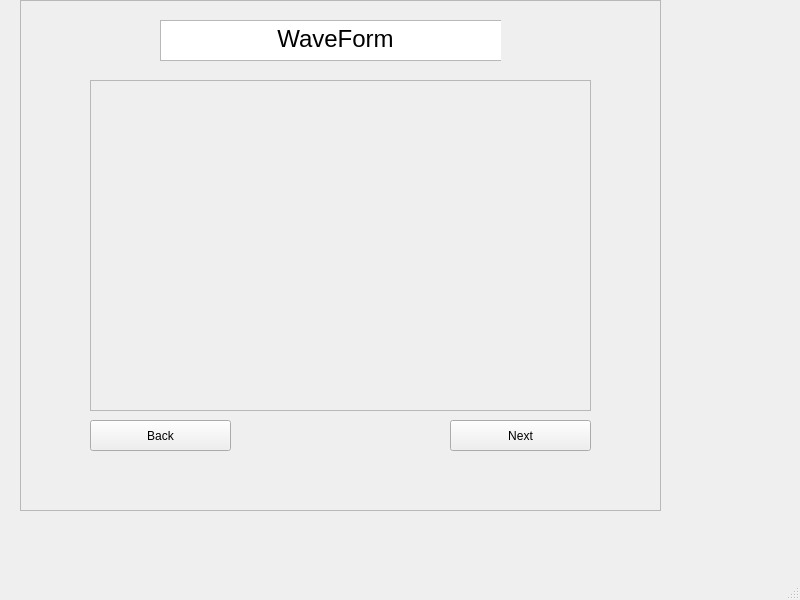
<?xml version="1.0" encoding="UTF-8"?>
<ui version="4.0">
 <class>MainWindow_ViewWaveForm</class>
 <widget class="QMainWindow" name="MainWindow_ViewWaveForm">
  <property name="geometry">
   <rect>
    <x>0</x>
    <y>0</y>
    <width>800</width>
    <height>600</height>
   </rect>
  </property>
  <property name="windowTitle">
   <string>MainWindow</string>
  </property>
  <widget class="QWidget" name="centralwidget_ViewWaveForm">
   <widget class="QFrame" name="frame_SingleChannel_ViewWaveForm">
    <property name="geometry">
     <rect>
      <x>20</x>
      <y>0</y>
      <width>641</width>
      <height>511</height>
     </rect>
    </property>
    <property name="frameShape">
     <enum>QFrame::StyledPanel</enum>
    </property>
    <property name="frameShadow">
     <enum>QFrame::Raised</enum>
    </property>
    <widget class="QFrame" name="frame_2_SingleChannel_ViewWaveForm">
     <property name="geometry">
      <rect>
       <x>140</x>
       <y>20</y>
       <width>341</width>
       <height>41</height>
      </rect>
     </property>
     <property name="frameShape">
      <enum>QFrame::StyledPanel</enum>
     </property>
     <property name="frameShadow">
      <enum>QFrame::Raised</enum>
     </property>
     <widget class="QTextBrowser" name="textBrowser_SingleChannel_ViewWaveForm">
      <property name="geometry">
       <rect>
        <x>0</x>
        <y>0</y>
        <width>351</width>
        <height>41</height>
       </rect>
      </property>
      <property name="html">
       <string>&lt;!DOCTYPE HTML PUBLIC &quot;-//W3C//DTD HTML 4.0//EN&quot; &quot;http://www.w3.org/TR/REC-html40/strict.dtd&quot;&gt;
&lt;html&gt;&lt;head&gt;&lt;meta name=&quot;qrichtext&quot; content=&quot;1&quot; /&gt;&lt;meta charset=&quot;utf-8&quot; /&gt;&lt;style type=&quot;text/css&quot;&gt;
p, li { white-space: pre-wrap; }
hr { height: 1px; border-width: 0; }
li.unchecked::marker { content: &quot;\2610&quot;; }
li.checked::marker { content: &quot;\2612&quot;; }
&lt;/style&gt;&lt;/head&gt;&lt;body style=&quot; font-family:'.AppleSystemUIFont'; font-size:13pt; font-weight:400; font-style:normal;&quot;&gt;
&lt;p align=&quot;center&quot; style=&quot; margin-top:0px; margin-bottom:0px; margin-left:0px; margin-right:0px; -qt-block-indent:0; text-indent:0px;&quot;&gt;&lt;span style=&quot; font-size:18pt;&quot;&gt;WaveForm&lt;/span&gt;&lt;/p&gt;&lt;/body&gt;&lt;/html&gt;</string>
      </property>
     </widget>
    </widget>
    <widget class="QFrame" name="frame_3_SingleChannel_ViewWaveForm">
     <property name="geometry">
      <rect>
       <x>70</x>
       <y>80</y>
       <width>501</width>
       <height>331</height>
      </rect>
     </property>
     <property name="frameShape">
      <enum>QFrame::StyledPanel</enum>
     </property>
     <property name="frameShadow">
      <enum>QFrame::Raised</enum>
     </property>
     <widget class="MplWidget" name="MplWidget_SinglePlot_ViewWaveForm" native="true">
      <property name="geometry">
       <rect>
        <x>10</x>
        <y>10</y>
        <width>480</width>
        <height>321</height>
       </rect>
      </property>
      <property name="minimumSize">
       <size>
        <width>480</width>
        <height>320</height>
       </size>
      </property>
     </widget>
    </widget>
    <widget class="QPushButton" name="pushButton_back_SingleChannel_ViewWaveForm">
     <property name="geometry">
      <rect>
       <x>70</x>
       <y>420</y>
       <width>141</width>
       <height>31</height>
      </rect>
     </property>
     <property name="text">
      <string>Back</string>
     </property>
    </widget>
    <widget class="QPushButton" name="pushButton_next_SingleChannel_ViewWaveForm">
     <property name="geometry">
      <rect>
       <x>430</x>
       <y>420</y>
       <width>141</width>
       <height>31</height>
      </rect>
     </property>
     <property name="text">
      <string>Next</string>
     </property>
    </widget>
    <widget class="QLabel" name="label_3_SingleChannel_ViewWaveForm">
     <property name="geometry">
      <rect>
       <x>10</x>
       <y>190</y>
       <width>111</width>
       <height>20</height>
      </rect>
     </property>
     <property name="text">
      <string/>
     </property>
    </widget>
   </widget>
  </widget>
  <widget class="QStatusBar" name="statusbar"/>
 </widget>
 <customwidgets>
  <customwidget>
   <class>MplWidget</class>
   <extends>QWidget</extends>
   <header>mplwidget.h</header>
   <container>1</container>
  </customwidget>
 </customwidgets>
 <resources/>
 <connections/>
</ui>
